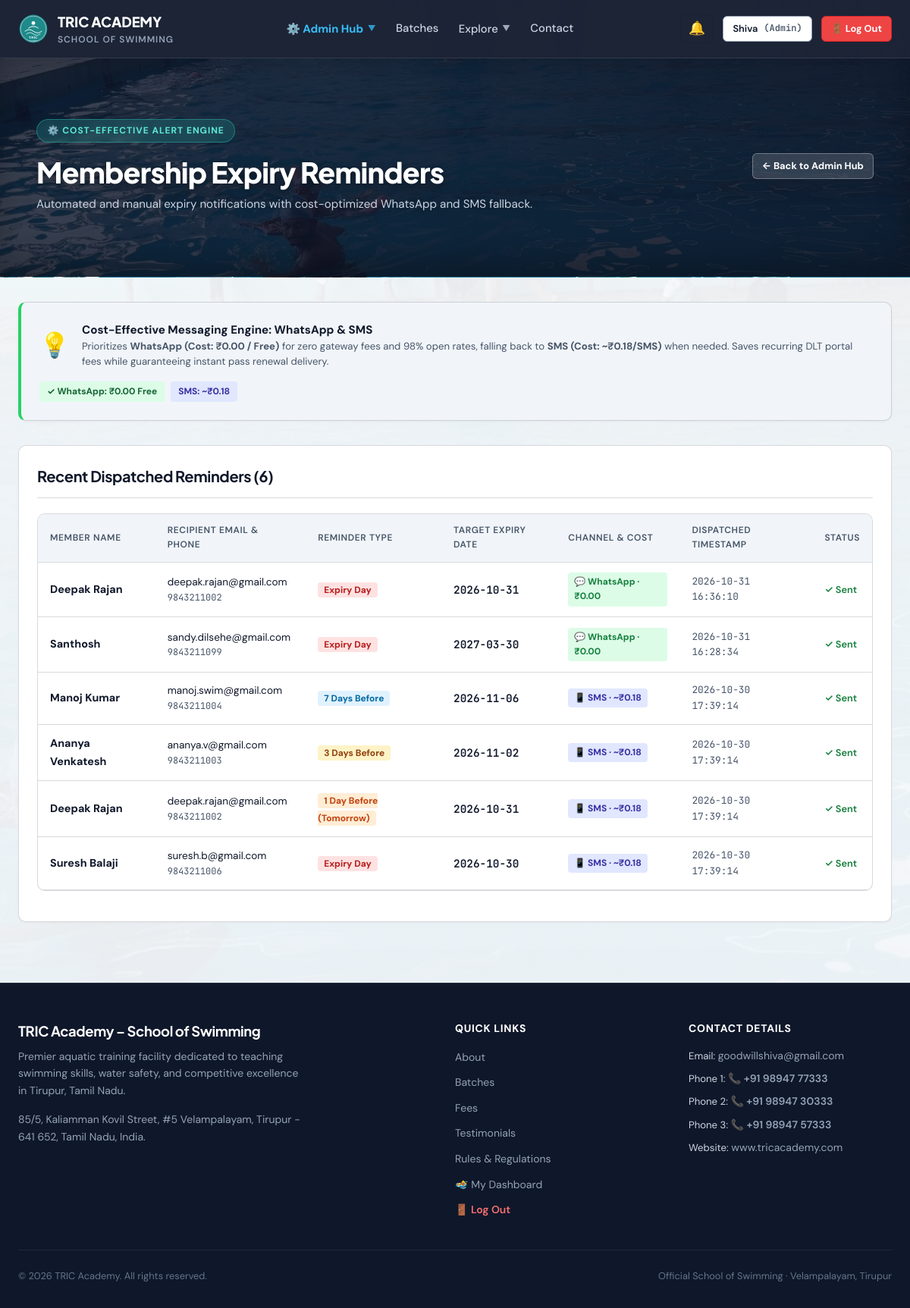
Page /admin/reminders (signed in) on the committed database.
### tables this page shows
CREATE TABLE "users" (
    id INTEGER PRIMARY KEY AUTOINCREMENT,
    app_no TEXT UNIQUE NOT NULL,
    role TEXT CHECK(role IN ('member', 'coach', 'admin')) NOT NULL DEFAULT 'member',
    status TEXT CHECK(status IN ('pending', 'approved', 'deactivated')) NOT NULL DEFAULT 'pending',
    name TEXT NOT NULL,
    email TEXT NOT NULL,
    phone TEXT NOT NULL,
    password_hash TEXT NOT NULL,
    dob DATE,
    age INTEGER,
    address TEXT,
    pincode TEXT,
    guardian_name TEXT,
    guardian_occupation TEXT,
    experience TEXT,
    pass_type_requested TEXT CHECK(pass_type_requested IN ('learn_to_swim', 'competition')) DEFAULT 'learn_to_swim',
    sponsored INTEGER DEFAULT 0,
    sponsor_cert_filename TEXT,
    photo_filename TEXT,
    health_declared INTEGER DEFAULT 0,
    rules_agreed INTEGER DEFAULT 0,
    signature_name TEXT,
    place TEXT,
    application_date DATE DEFAULT (DATE('now')),
    email_verified INTEGER DEFAULT 0,
    email_token TEXT,
    phone_verified INTEGER DEFAULT 0,
    mock_otp TEXT,
    reset_token TEXT,
    reset_token_expiry DATETIME,
    created_at DATETIME DEFAULT CURRENT_TIMESTAMP,
    rules_confirmed_at DATETIME,
    parent_id INTEGER REFERENCES users(id)
, dpdp_consent INTEGER DEFAULT 0);

CREATE TABLE "reminder_logs" (
    id INTEGER PRIMARY KEY AUTOINCREMENT,
    user_id INTEGER NOT NULL,
    reminder_type TEXT CHECK(reminder_type IN ('7_day', '3_day', '1_day', 'day_of', 'manual_alert')) NOT NULL,
    target_date DATE NOT NULL,
    sent_at DATETIME DEFAULT CURRENT_TIMESTAMP,
    status TEXT DEFAULT 'sent',
    channel TEXT DEFAULT 'whatsapp',
    UNIQUE(user_id, reminder_type, target_date),
    FOREIGN KEY (user_id) REFERENCES users(id) ON DELETE CASCADE
);

### app.py (the view)
@app.route('/admin/reminders')
@role_required(['admin'])
def admin_reminders():
    db = get_db()
    logs = db.execute(
        """
        SELECT l.*, u.name, u.email, u.phone
        FROM reminder_logs l
        JOIN users u ON l.user_id = u.id
        ORDER BY l.sent_at DESC LIMIT 50
        """
    ).fetchall()
    return render_template('admin_reminders.html', logs=logs)

### app.py (called while the page is built)
def get_db():
    if 'db' not in g:
        g.db = sqlite3.connect(DATABASE, timeout=30.0, detect_types=sqlite3.PARSE_DECLTYPES)
        g.db.row_factory = sqlite3.Row
        g.db.execute("PRAGMA busy_timeout = 30000")
        g.db.execute("PRAGMA journal_mode = WAL")
        g.db.execute("PRAGMA foreign_keys = ON")
    return g.db

def get_current_user():
    if session.get('logged_out'):
        return None
    uid = session.get('user_id')
    if not uid:
        return None
    db = get_db()
    user = db.execute(
        """
        SELECT u.*,
               m.id AS membership_id, m.plan_id, m.batch_id, m.start_date, m.end_date, m.is_active AS membership_active,
               b.name AS batch_name, b.is_competition,
               p.name AS plan_name, p.fee_amount
        FROM users u
        LEFT JOIN user_memberships m ON u.id = m.user_id AND m.is_active = 1
        LEFT JOIN batches b ON m.batch_id = b.id
        LEFT JOIN plans p ON m.plan_id = p.id
        WHERE u.id = ?
        """,
        (uid,)
    ).fetchone()
    return user

@app.context_processor
def inject_user():
    user = get_current_user()
    unread_notifications_count = 0
    notifications_list = []
    if user:
        try:
            db = get_db()
            notifications_list = db.execute(
                "SELECT * FROM notifications WHERE user_id = ? ORDER BY created_at DESC LIMIT 5",
                (user['id'],)
            ).fetchall()
            unread_notifications_count = db.execute(
                "SELECT COUNT(*) AS c FROM notifications WHERE user_id = ? AND is_read = 0",
                (user['id'],)
            ).fetchone()['c']
        except Exception:
            pass
    return dict(
        current_user=user,
        now=datetime.now(),
        unread_notifications_count=unread_notifications_count,
        user_notifications=notifications_list
    )

def role_required(allowed_roles):
    def decorator(f):
        @wraps(f)
        def decorated_function(*args, **kwargs):
            user = get_current_user()
            if not user:
                flash('Please log in.', 'warning')
                return redirect(url_for('login'))
            if user['role'] not in allowed_roles:
                abort(403)
            return f(*args, **kwargs)
        return decorated_function
    return decorator

### templates/admin_reminders.html (shortened to what this page needs)
{% extends "base.html" %}
{% block content %}
<div class="page-hero-banner">
  <div class="container" style="max-width: 1200px;">
    <div style="display: flex; justify-content: space-between; align-items: center; flex-wrap: wrap; gap: 1.5rem;">
      <div>
        <div class="hero-badge">⚙️ Cost-Effective Alert Engine</div>
        <h1 style="color: #FFFFFF; margin: 0.25rem 0 0.5rem 0; font-size: clamp(1.75rem, 3.5vw, 2.35rem);">Membership Expiry Reminders</h1>
        <p style="color: #CBD5E1; margin: 0; font-size: 0.95rem;">Automated and manual expiry notifications with cost-optimized WhatsApp and SMS fallback.</p>
      </div>
      <div>
        <a href="{{ url_for('admin_dashboard') }}" class="btn btn-secondary btn-sm" style="background: rgba(255,255,255,0.15); border-color: rgba(255,255,255,0.3); color: #FFFFFF; font-weight: 700;">
          ← Back to Admin Hub
        </a>
      </div>
    </div>
  </div>
</div>
<div class="container" style="padding-top: 2rem; padding-bottom: 5rem;">
  <div class="card" style="margin-bottom: 2rem; background-color: var(--surface-subtle); border-left: 4px solid #25D366;">
    <div style="display: flex; align-items: center; justify-content: space-between; flex-wrap: wrap; gap: 1rem;">
      <div style="display: flex; align-items: center; gap: 1rem;">
        <div style="font-size: 2rem;">💡</div>
        <div>
          <strong style="color: var(--text-main); font-size: 0.95rem; display: block;">Cost-Effective Messaging Engine: WhatsApp &amp; SMS</strong>
          <span style="font-size: 0.825rem; color: var(--text-muted); line-height: 1.5; display: block;">
            Prioritizes <strong>WhatsApp (Cost: ₹0.00 / Free)</strong> for zero gateway fees and 98% open rates, falling back to <strong>SMS (Cost: ~₹0.18/SMS)</strong> when needed. Saves recurring DLT portal fees while guaranteeing instant pass renewal delivery.
          </span>
        </div>
      </div>
      <div style="display: flex; gap: 0.5rem; flex-wrap: wrap;">
        <span style="background: #DCFCE7; color: #166534; font-size: 0.75rem; font-weight: 700; padding: 4px 10px; border-radius: 4px;">
          ✓ WhatsApp: ₹0.00 Free
        </span>
        <span style="background: #E0E7FF; color: #3730A3; font-size: 0.75rem; font-weight: 700; padding: 4px 10px; border-radius: 4px;">
          SMS: ~₹0.18
        </span>
      </div>
    </div>
  </div>
  <div class="card">
    <div class="card-header">
      <h3 class="card-title">Recent Dispatched Reminders ({{ logs|length }})</h3>
    </div>
    {% if logs %}
    <div class="table-container">
      <table class="data-table">
        <thead>
          <tr>
            <th>Member Name</th>
            <th>Recipient Email &amp; Phone</th>
            <th>Reminder Type</th>
            <th>Target Expiry Date</th>
            <th>Channel &amp; Cost</th>
            <th>Dispatched Timestamp</th>
            <th>Status</th>
          </tr>
        </thead>
        <tbody>
          {% for l in logs %}
          <tr>
            <td style="font-weight: 700;">{{ l.name }}</td>
            <td>
              <div style="font-size: 0.85rem;">{{ l.email }}</div>
              <div class="font-mono" style="font-size: 0.75rem; color: var(--text-muted);">{{ l.phone }}</div>
            </td>
            <td>
              {% if l.reminder_type == '7_day' %}
                <span style="background: #E0F2FE; color: #0369A1; font-size: 0.75rem; font-weight: 700; padding: 2px 8px; border-radius: 4px;">7 Days Before</span>
              {% elif l.reminder_type == '3_day' %}
                <span style="background: #FEF3C7; color: #92400E; font-size: 0.75rem; font-weight: 700; padding: 2px 8px; border-radius: 4px;">3 Days Before</span>
              {% elif l.reminder_type == '1_day' %}
                <span style="background: #FFEDD5; color: #C2410C; font-size: 0.75rem; font-weight: 700; padding: 2px 8px; border-radius: 4px;">1 Day Before (Tomorrow)</span>
              {% else %}
                <span style="background: #FEE2E2; color: #B91C1C; font-size: 0.75rem; font-weight: 700; padding: 2px 8px; border-radius: 4px;">Expiry Day</span>
              {% endif %}
            </td>
            <td class="font-mono" style="font-weight: 600;">{{ l.target_date }}</td>
            <td>
              {% if 'whatsapp' in l.channel %}
                <span style="background: #DCFCE7; color: #15803D; font-weight: 700; padding: 3px 8px; border-radius: 4px; font-size: 0.75rem; display: inline-flex; align-items: center; gap: 0.25rem;">
                  💬 WhatsApp · ₹0.00
                </span>
              {% elif 'sms' in l.channel %}
                <span style="background: #E0E7FF; color: #3730A3; font-weight: 700; padding: 3px 8px; border-radius: 4px; font-size: 0.75rem; display: inline-flex; align-items: center; gap: 0.25rem;">
                  📱 SMS · ~₹0.18
                </span>
              {% else %}
                <span style="background: #F1F5F9; color: #475569; font-weight: 700; padding: 3px 8px; border-radius: 4px; font-size: 0.75rem;">
                  {{ l.channel }}
                </span>
              {% endif %}
            </td>
            <td class="font-mono" style="font-size: 0.8rem; color: var(--text-muted);">{{ l.sent_at }}</td>
            <td>
              <span class="status-badge status-active">✓ {{ l.status|capitalize }}</span>
            </td>
          </tr>
          {% endfor %}
        </tbody>
      </table>
    </div>
    {% else %}
    <p style="text-align: center; color: var(--text-muted); padding: 3rem 0;">
      No reminder logs recorded yet. Click "Run Reminders Now" above to trigger a test check against seeded expiry dates.
    </p>
    {% endif %}
  </div>
</div>
{% endblock %}

### templates/base.html (shortened to what this page needs)
<!DOCTYPE html>
<html lang="en">
<head>
  <link rel="stylesheet" href="{{ url_for('static', filename='css/theme.css') }}">
  <link rel="stylesheet" href="{{ url_for('static', filename='css/paper_form.css') }}">
</head>
<body class="{% block body_class %}{% endblock %}">
  <header class="top-navbar {% block nav_class %}{% endblock %}">
    <div class="nav-container">
      <a href="{{ url_for('index') }}" class="brand-lockup">
        <img src="{{ url_for('static', filename='images/logo.svg') }}" alt="TRIC Logo" class="brand-logo-img">
        <div>
          <span class="brand-name">TRIC ACADEMY</span>
          <span class="brand-sub" data-i18n="nav_brand_sub">School of Swimming</span>
        </div>
      </a>
      <nav class="nav-links">
        {% if current_user and current_user.role == 'member' %}
          <a href="{{ url_for('member_dashboard') }}" class="nav-link {% if request.path in ('/dashboard', '/member/dashboard') %}active{% endif %}" data-i18n="nav_dashboard">🏊 My Dashboard</a>
          <a href="{{ url_for('renew_membership') }}" class="nav-link {% if request.path == '/renew' %}active{% endif %}" data-i18n="nav_renew">⚡ Renew Pass</a>
          <a href="{{ url_for('index') }}#batches" class="nav-link" data-i18n="nav_batches">Batches</a>
        {% elif current_user and current_user.role == 'admin' %}
          <div class="nav-dropdown" id="navAdminDropdown">
            <button type="button" class="nav-dropdown-toggle {% if '/admin' in request.path %}active{% endif %}" style="color: #38BDF8; font-weight: 700;">
              <span>⚙️ Admin Hub</span>
              <span class="nav-dropdown-chevron">▼</span>
            </button>
          </div>
          <a href="{{ url_for('index') }}#batches" class="nav-link" data-i18n="nav_batches">Batches</a>
        {% else %}
          <a href="{{ url_for('index') }}#about" class="nav-link" data-i18n="nav_about">About</a>
          <a href="{{ url_for('index') }}#batches" class="nav-link" data-i18n="nav_batches">Batches</a>
          <a href="{{ url_for('index') }}#fees" class="nav-link" data-i18n="nav_fees">Fees</a>
        {% endif %}
        <div class="nav-dropdown" id="navExploreDropdown">
          <button type="button" class="nav-dropdown-toggle {% if request.path in ('/rules', '/competition') %}active{% endif %}" aria-expanded="false" aria-haspopup="true">
            <span data-i18n="nav_explore">Explore</span>
            <span class="nav-dropdown-chevron">▼</span>
          </button>
        </div>
        <a href="{{ url_for('index') }}#contact" class="nav-link" data-i18n="nav_contact">Contact</a>
      </nav>
      <div class="nav-actions">
        {% if current_user %}
          <div class="notif-dropdown-wrapper">
            <button type="button" class="notif-btn" id="notifBellBtn" title="Notifications" onclick="document.getElementById('notifMenu').classList.toggle('open')">
              🔔
            </button>
          </div>
          <a href="{{ url_for('member_dashboard') if current_user.role == 'member' else url_for('admin_dashboard') }}" class="btn btn-secondary btn-sm nav-desktop-user">
            <span>{{ current_user.name.split()[0] }}</span>
            <span class="font-mono" style="font-size: 0.75rem; color: var(--text-muted);">({{ current_user.role|capitalize }})</span>
          </a>
          <a href="{{ url_for('logout') }}" class="btn btn-danger btn-sm nav-desktop-logout" style="font-weight: 700; background-color: #EF4444; border-color: #DC2626; color: #FFFFFF;" title="Log Out" data-i18n="nav_logout">
          </a>
        {% else %}
          <a href="{{ url_for('login') }}" class="btn btn-secondary btn-sm nav-desktop-login" data-i18n="nav_login">Login</a>
          <a href="{{ url_for('apply_pass') }}" class="btn btn-primary btn-sm nav-desktop-apply" data-i18n="nav_apply">Apply for Pass</a>
        {% endif %}
      </div>
    </div>
  </header>
  <main class="main-content">
    {% block content %}{% endblock %}
  </main>
  <footer class="site-footer">
    <div class="footer-container">
      <div class="footer-brand">
        <h4>TRIC Academy – School of Swimming</h4>
        <p>Premier aquatic training facility dedicated to teaching swimming skills, water safety, and competitive excellence in Tirupur, Tamil Nadu.</p>
        <div style="margin-top: 1rem; font-size: 0.85rem; color: #94A3B8;">
          <p>85/5, Kaliamman Kovil Street, #5 Velampalayam, Tirupur - 641 652, Tamil Nadu, India.</p>
        </div>
      </div>
      <div class="footer-col">
        <h5>Quick Links</h5>
        <ul class="footer-links">
          <li><a href="{{ url_for('index') }}#about" data-i18n="nav_about">About Academy</a></li>
          <li><a href="{{ url_for('index') }}#batches" data-i18n="nav_batches">Batch Schedules</a></li>
          <li><a href="{{ url_for('index') }}#fees" data-i18n="nav_fees">Membership Fees</a></li>
          <li><a href="{{ url_for('index') }}#testimonials" data-i18n="nav_testimonials">Member Testimonials</a></li>
          <li><a href="{{ url_for('rules') }}" data-i18n="nav_rules">Pool Rules & Safety</a></li>
          {% if current_user %}
            <li><a href="{{ url_for('member_dashboard') if current_user.role == 'member' else url_for('admin_dashboard') }}" data-i18n="nav_dashboard">My Dashboard</a></li>
            <li><a href="{{ url_for('logout') }}" style="color: #F87171; font-weight: 600;" data-i18n="nav_logout">🚪 Log Out</a></li>
          {% else %}
            <li><a href="{{ url_for('apply_pass') }}" data-i18n="nav_apply">Apply for Entry Pass</a></li>
          {% endif %}
        </ul>
      </div>
      <div class="footer-col">
        <h5>Contact Details</h5>
        <ul class="footer-links" style="font-size: 0.825rem;">
          <li>Email: <a href="mailto:goodwillshiva@gmail.com">goodwillshiva@gmail.com</a></li>
          <li>Phone 1: <a href="tel:+919894777333" class="phone-link">📞 +91 98947 77333</a></li>
          <li>Phone 2: <a href="tel:+919894730333" class="phone-link">📞 +91 98947 30333</a></li>
          <li>Phone 3: <a href="tel:+919894757333" class="phone-link">📞 +91 98947 57333</a></li>
          <li>Website: <a href="http://www.tricacademy.com" target="_blank">www.tricacademy.com</a></li>
        </ul>
      </div>
    </div>
    <div class="footer-bottom">
      <span>&copy; {{ now.year }} TRIC Academy. All rights reserved.</span>
      <span>Official School of Swimming · Velampalayam, Tirupur</span>
    </div>
  </footer>
</body>
</html>

### rows in the picture
users: name "Shiva", role "Admin"
reminder_logs: name "Deepak Rajan", email "deepak.rajan@gmail.com", phone "9843211002", reminder_type "Expiry Day", target_date "2026-10-31", channel "💬 WhatsApp · ₹0.00", sent_at "2026-10-31 16:36:10", status "Sent"
reminder_logs: name "Santhosh", email "sandy.dilsehe@gmail.com", phone "9843211099", reminder_type "Expiry Day", target_date "2027-03-30", channel "💬 WhatsApp · ₹0.00", sent_at "2026-10-31 16:28:34", status "Sent"
reminder_logs: name "Manoj Kumar", email "manoj.swim@gmail.com", phone "9843211004", reminder_type "7 Days Before", target_date "2026-11-06", channel "📱 SMS · ~₹0.18", sent_at "2026-10-30 17:39:14", status "Sent"
reminder_logs: name "Ananya Venkatesh", email "ananya.v@gmail.com", phone "9843211003", reminder_type "3 Days Before", target_date "2026-11-02", channel "📱 SMS · ~₹0.18", sent_at "2026-10-30 17:39:14", status "Sent"
reminder_logs: name "Deepak Rajan", email "deepak.rajan@gmail.com", phone "9843211002", reminder_type "1 Day Before (Tomorrow)", target_date "2026-10-31", channel "📱 SMS · ~₹0.18", sent_at "2026-10-30 17:39:14", status "Sent"
reminder_logs: name "Suresh Balaji", email "suresh.b@gmail.com", phone "9843211006", reminder_type "Expiry Day", target_date "2026-10-30", channel "📱 SMS · ~₹0.18", sent_at "2026-10-30 17:39:14", status "Sent"

### other values in the picture
{{ logs|length }} "6"
